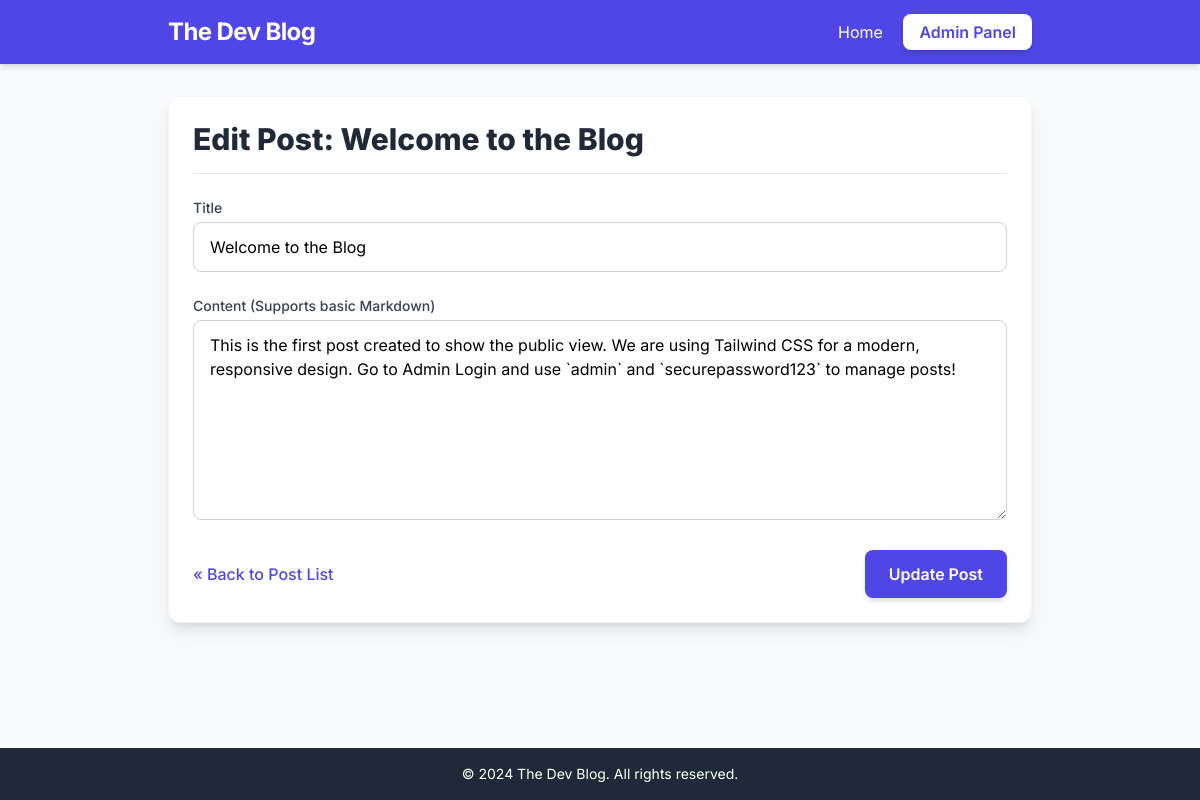
/index.php?mode=admin&action=edit&id=1 (signed in), run on the app's committed database.
### tables this page shows
CREATE TABLE posts (
    id INT AUTO_INCREMENT PRIMARY KEY,
    title VARCHAR(255) NOT NULL,
    content TEXT NOT NULL,
    author_id INT NOT NULL,  
    published_at DATETIME DEFAULT CURRENT_TIMESTAMP,
    is_published BOOLEAN DEFAULT TRUE
);

### src/index.php (the view, shortened to what this page needs)
<?php
$database = new Database();
$db = $database->getConnection();
$is_admin = isset($_SESSION['user_id']) && $_SESSION['user_role'] === 'admin';
$mode = isset($_GET['mode']) && $_GET['mode'] === 'admin' ? 'admin' : 'public';
$action = $_GET['action'] ?? 'list';
$post_id = filter_input(INPUT_GET, 'id', FILTER_VALIDATE_INT);
function render_header($title = "Blog Platform") {
    echo <<<HTML
<!DOCTYPE html>
<html lang="en">
<head>
    <meta charset="UTF-8">
    <meta name="viewport" content="width=device-width, initial-scale=1.0">
    <title>{$title}</title>
    <script src="https://cdn.tailwindcss.com"></script>
    <style>
        @import url('https://fonts.googleapis.com/css2?family=Inter:wght@400;600;700&display=swap');
        body { font-family: 'Inter', sans-serif; background-color: #f7f9fb; }
        /* Custom styles for the textarea/content editor */
        textarea { resize: vertical; min-height: 200px; }
    </style>
</head>
<body class="min-h-screen flex flex-col">
<header class="bg-indigo-600 shadow-md">
    <div class="max-w-4xl mx-auto px-4 py-4 flex justify-between items-center">
        <a href="index.php" class="text-2xl font-bold text-white tracking-tight">
            The Dev Blog
        </a>
        <nav>
            <a href="index.php" class="text-white hover:text-indigo-200 transition duration-150 mr-4">Home</a>
            <a href="index.php?mode=admin" class="px-4 py-2 bg-white text-indigo-600 font-semibold rounded-lg shadow-md hover:bg-gray-100 transition duration-150">
                Admin Panel
            </a>
        </nav>
    </div>
</header>
<main class="flex-grow max-w-4xl mx-auto w-full px-4 py-8">
HTML;
}
function render_footer() {
    echo <<<HTML
</main>
<footer class="bg-gray-800 text-white py-4 mt-8">
    <div class="max-w-4xl mx-auto px-4 text-center text-sm">
        &copy; 2024 The Dev Blog. All rights reserved.
    </div>
</footer>
</body>
</html>
HTML;
}
function render_post_form($db, $action, $post_id = null) {
    $post = ['title' => '', 'content' => '', 'id' => null];
    $is_editing = $post_id !== null;
    if ($is_editing) {
        $stmt = $db->prepare("SELECT title, content, id FROM posts WHERE id = :id");
        $stmt->execute([':id' => $post_id]);
        $fetched_post = $stmt->fetch(PDO::FETCH_ASSOC);
        if ($fetched_post) {
            $post = $fetched_post;
        } else {
            header('Location: index.php?mode=admin');
            exit;
        }
    }
    $form_title = $is_editing ? "Edit Post: {$post['title']}" : "Create New Post";
    $submit_text = $is_editing ? "Update Post" : "Publish Post";
    $target_action = $is_editing ? 'update_post' : 'create_post';
    $hidden_id_input = $is_editing ? "<input type='hidden' name='id' value='{$post['id']}'>" : '';
    render_header($form_title);
    echo <<<HTML
        <div class="bg-white p-6 rounded-xl shadow-lg border border-gray-100">
            <h2 class="text-3xl font-extrabold text-gray-800 mb-6 border-b pb-4">{$form_title}</h2>
            <form method="post" action="index.php?mode=admin&action={$target_action}&id={$post_id}" class="space-y-6">
                {$hidden_id_input}
                <div>
                    <label for="title" class="block text-sm font-medium text-gray-700 mb-1">Title</label>
                    <input type="text" id="title" name="title" required value="{$post['title']}"
                           class="w-full px-4 py-3 border border-gray-300 rounded-lg focus:ring-indigo-500 focus:border-indigo-500">
                </div>
                <div>
                    <label for="content" class="block text-sm font-medium text-gray-700 mb-1">Content (Supports basic Markdown)</label>
                    <textarea id="content" name="content" required
                              class="w-full px-4 py-3 border border-gray-300 rounded-lg focus:ring-indigo-500 focus:border-indigo-500">{$post['content']}</textarea>
                </div>
                <div class="flex justify-between items-center">
                    <a href="index.php?mode=admin" class="text-indigo-600 hover:text-indigo-800 font-medium transition duration-150">
                        &laquo; Back to Post List
                    </a>
                    <button type="submit"
                            class="px-6 py-3 bg-indigo-600 text-white font-semibold rounded-lg shadow-md hover:bg-indigo-700 transition duration-150 transform hover:scale-[1.01]">
                        {$submit_text}
                    </button>
                </div>
            </form>
        </div>
HTML;
    render_footer();
}
if ($mode === 'admin' && !$is_admin) {
    render_login_form($db);
} elseif ($mode === 'admin' && $is_admin) {
    switch ($action) {
        case 'edit':
            render_post_form($db, 'update_post', $post_id);
            break;
    }
} else {
    render_public_view($db);
}

### src/index.php (style rules this page uses)
body { font-family: 'Inter', sans-serif; background-color: #f7f9fb; }
textarea { resize: vertical; min-height: 200px; }

### data on the page
posts: title "Edit Post: Welcome to the Blog", title "Welcome to the Blog", content "This is the first post created to show the public view. We are using Tailwind CSS for a modern, responsive design. Go to Admin Login and use `admin` and `securepassword123` to manage posts!"

### other printed values
$submit_text "Update Post"
